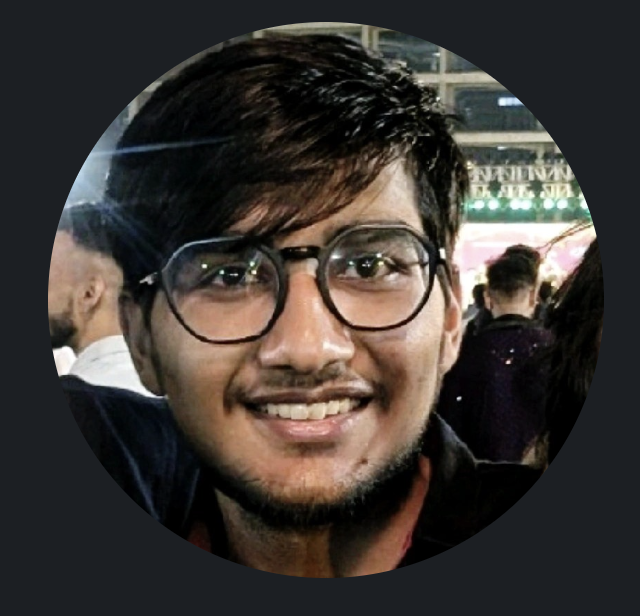
#> input picture profile.jpg, 640 x 616 px
$ python create_watermark.py
#> lines starting #> are read from the running program, lines starting #| are printed output that depends on the picture
from PIL import Image, ImageDraw, ImageFont, ImageEnhance

# Load and process the profile image
img = Image.open('profile.jpg').convert('L').resize((600, 600))
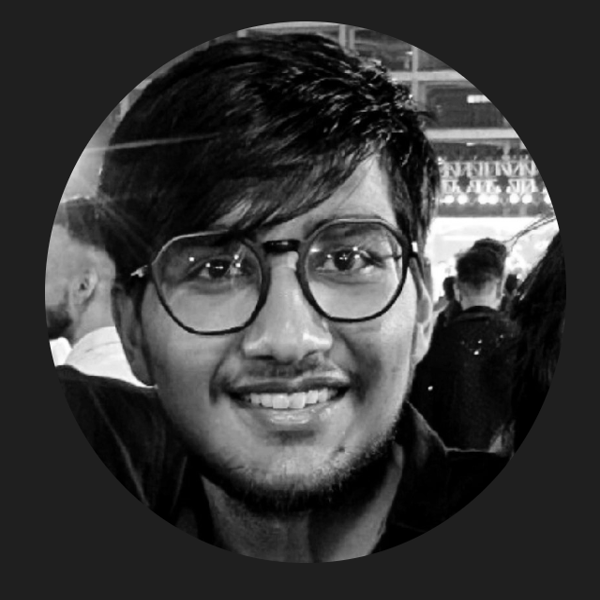
#> img: PIL image 600x600 L; min 0, max 255, mean 57
img = img.convert('RGBA')
#> img: PIL image 600x600 RGBA

# Create a transparent overlay for the watermark text
watermark = Image.new('RGBA', img.size, (0, 0, 0, 0))
#> watermark: PIL image 600x600 RGBA; every value is 0
draw = ImageDraw.Draw(watermark)

# Try to use a system font, fallback to default if not found
try:
    font = ImageFont.truetype('arial.ttf', 48)
except:
    font = ImageFont.load_default()

text = 'Nilansh Agarwal'
# Use textbbox for accurate text size
bbox = draw.textbbox((0, 0), text, font=font)
#> bbox = (0, 9, 388, 55)
textwidth = bbox[2] - bbox[0]
#> textwidth = 388
textheight = bbox[3] - bbox[1]
#> textheight = 46

# Position text in the center
x = (img.width - textwidth) // 2
#> x = 106
y = (img.height - textheight) // 2 + 120
#> y = 397

# Draw the text with semi-transparent white
text_color = (255, 255, 255, 80)  # 80/255 ~ 30% opacity
draw.text((x, y), text, font=font, fill=text_color)

# Combine the watermark with the image
watermarked = Image.alpha_composite(img, watermark)

# Optionally, fade the whole image for a more subtle watermark effect
alpha = watermarked.split()[3]
#> alpha: PIL image 600x600 L; every value is 255
alpha = ImageEnhance.Brightness(alpha).enhance(0.7)
#> alpha: PIL image 600x600 L; every value is 178
watermarked.putalpha(alpha)
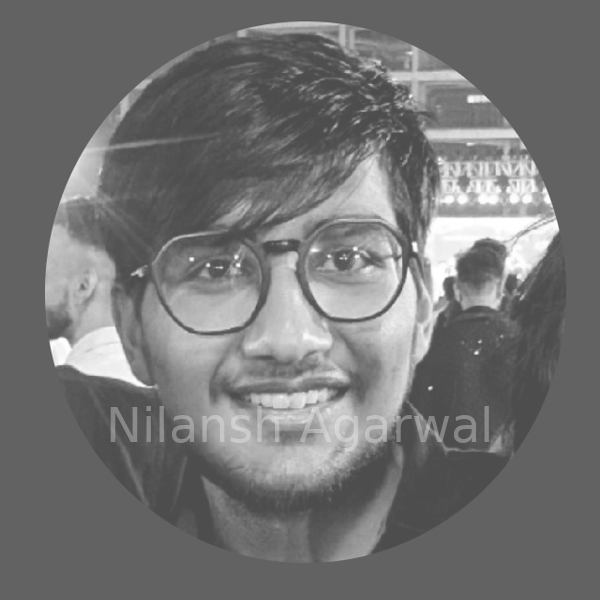
#> watermarked: PIL image 600x600 RGBA; mean R, G, B, A 57.6, 57.6, 57.6, 178; transparent parts drawn white

# Save as PNG to preserve transparency
watermarked.save('watermark.png')
print('Watermark image saved as watermark.png')
